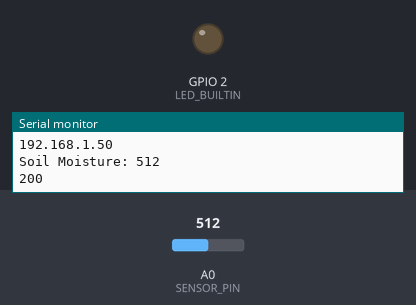
Simulated run of this sketch. Board: ESP8266 (NodeMCU). On the bench: output pins drawn as LEDs (lit = HIGH, except the on-board LED, lit = LOW), the last lines printed to the serial monitor. Inputs (shaded band) come from the test bench; at power-on: A0 (SENSOR_PIN) = 512. WiFi joins after 1.5 s; servers stay silent unless stated; uploads are accepted with an empty reply; web services answer with replies made up by the test bench.

Above: at 2.7 s.
2.8 s: A0 (SENSOR_PIN) set to 306
At 4.9 s:
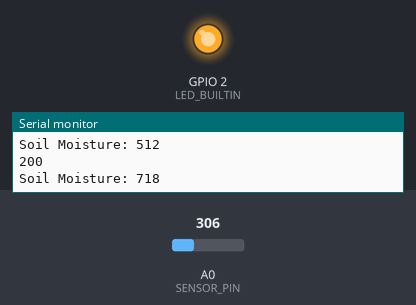
Timing chart, 0 to 16.0 s (numbered marks = the images above; inputs shaded):
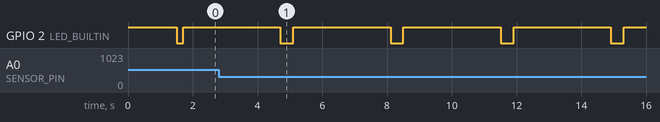

The sketch:

kelembapantelegram.ino
```cpp
#include <ESP8266WiFi.h>
#include <WiFiClientSecure.h>
#include <ESP8266HTTPClient.h>

// Ganti dengan SSID dan password Wi-Fi Anda
const char* ssid = "aa";
const char* password = "12345678";
// Ganti dengan URL Supabase API dan API Key
const String supabaseURL = "https://iqdnpgggupisxhhfepbi.supabase.co";
const String apiKey = "eyJhbGciOiJIUzI1NiIsInR5cCI6IkpXVCJ9.eyJpc3MiOiJzdXBhYmFzZSIsInJlZiI6ImlxZG5wZ2dndXBpc3hoaGZlcGJpIiwicm9sZSI6ImFub24iLCJpYXQiOjE3MzE0NzE3NDEsImV4cCI6MjA0NzA0Nzc0MX0.s2aDzTXB0Q4OQF9YSO8amZ8syCVkCNWU5ORfLf_v8l0";

// Bot Tele
const char *BOT_TOKEN = "7595832507:AAGPD5WfYH3C14qVCe8344gg-_XYZ5KJsm8";
const char *CHAT_ID = "7843507337";

// Library Sensor asap
#define SENSOR_PIN A0
// Interval pengiriman data ke Supabase dalam milidetik
int sendingInterval = 3000; // Pengiriman data setiap 10 detik
HTTPClient https;
WiFiClientSecure client;

void setup(){
  // Mengatur pin LED bawaan untuk menunjukkan status pengiriman data
  pinMode(LED_BUILTIN, OUTPUT);
  digitalWrite(LED_BUILTIN, HIGH); // LED menyala saat tidak mengirim data

  // Menghubungkan ke Wi-Fi
  Serial.begin(9600);

  connectToWiFi();
  // HTTPS tanpa validasi sertifikat
  client.setInsecure();


}

void loop(){
  // Cek status koneksi Wi-Fi
  if (WiFi.status() == WL_CONNECTED)  {
    digitalWrite(LED_BUILTIN, LOW); // LED menyala saat mengirim data

    // kirim notif ke tele
     int moistureValue = readSoilMoisture();
    if (moistureValue > 600){
      sendTelegramMessage("Hello,  lembab terdeteksi tinggi!!!!");
    }

    // Mengirim data ke Supabase
    sendToSupabase(moistureValue);

    // Matikan LED setelah pengiriman data
    digitalWrite(LED_BUILTIN, HIGH); // LED mati
  }
  else{
    Serial.println("Error in Wi-Fi connection");
  }

  // Tunggu beberapa detik sebelum membaca dan mengirim data lagi
  delay(sendingInterval); // 3 detik sebelum membaca sensor lagi
}

// telegram
void sendTelegramMessage(String message){
  if (WiFi.status() == WL_CONNECTED)  {                          // Pastikan sudah terhubung ke WiFi
    // Format URL Telegram API
    String url = "https://api.telegram.org/bot" + String(BOT_TOKEN) + "/sendMessage?chat_id=" + String(CHAT_ID) + "&text=" + message;
    https.begin(client, url);

    // Lakukan GET request ke Telegram API
    int httpCode = https.GET();
    // Periksa kode respon HTTP
    if (httpCode > 0)    {
        //      Serial.println("HTTP Response Code: " + String(httpCode));
        String payload = https.getString();
        Serial.println("Respon Telegram       : " + payload);
    }
    else{
      Serial.println("Error Mengirim Tele  : " + String(httpCode));
    }
    https.end(); // Menutup koneksi
  }
  else{
    Serial.println("WiFi not connected");
  }
}

// Fungsi untuk menghubungkan ke Wi-Fi
void connectToWiFi() {
 Serial.print("Connecting to Wi-Fi");
 WiFi.begin(ssid, password);
 while (WiFi.status() != WL_CONNECTED) {
 delay(500);
 Serial.print(".");
 }
 Serial.println("");
 Serial.println("Wi-Fi connected.");
 Serial.println("IP address: ");
 Serial.println(WiFi.localIP());
}

int readSoilMoisture() {
 int moistureValue = analogRead(SENSOR_PIN);
 int moisture = 1024 - moistureValue; // Biasanya 1024 - nilai sensor untuk kelembapan
 Serial.print("Soil Moisture: ");
 Serial.println(moisture);
 return moisture;
}
// Fungsi untuk mengirim data ke Supabase
void sendToSupabase(int moistureValue) {
 // Menyusun data JSON untuk dikirim
 String postData = "{\"kelembapan\":" + String(moistureValue) + "}";
 // Mengirim permintaan POST ke Supabase
 https.begin(client, supabaseURL + "/rest/v1/tanah");
 https.addHeader("Content-Type", "application/json");
 https.addHeader("Prefer", "return=representation");
 https.addHeader("apikey", apiKey);
 https.addHeader("Authorization", "Bearer " + apiKey);
 // Mengirim data JSON
 int httpCode = https.POST(postData);
 String payload = https.getString();
 // Menampilkan hasil HTTP
 Serial.println(httpCode);
 Serial.println(payload);
 https.end(); // Menutup koneksi
}
```

Measured:
- by itself, GPIO 2 (LED_BUILTIN): alternates HIGH for 3.0 s and LOW for 0.40 s
